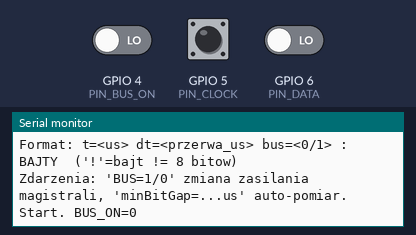
A sketch run on a simulated ESP32-S3. Shown: the last lines printed to the serial monitor. The inputs (shaded band) are chosen by the test bench; at power-on: GPIO 4 (PIN_BUS_ON) LOW, GPIO 5 (PIN_CLOCK) LOW, GPIO 6 (PIN_DATA) LOW.

Above: at 1.2 s.
1.3 s: GPIO 4 (PIN_BUS_ON) driven HIGH
At 2.4 s:
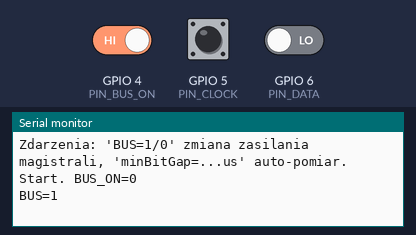
2.8 s: GPIO 4 (PIN_BUS_ON) driven LOW
At 3.6 s:
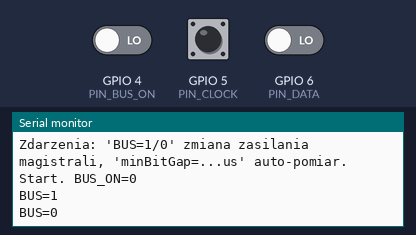
4.3 s: GPIO 5 (PIN_CLOCK) pulsed HIGH 2 times (0.12 s each, 0.3 s apart)
At 5.1 s:
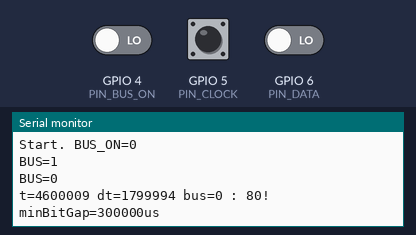
6.4 s: GPIO 5 (PIN_CLOCK) driven HIGH
At 7.6 s:
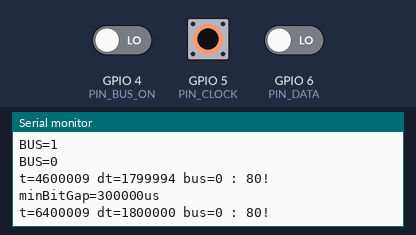

Measured:
- after the input at 1.3 s, the serial monitor: prints a new line at once (image 1)
- after the input at 2.8 s, the serial monitor: prints a new line at once (image 2)
- after the input at 4.3 s, the serial monitor: prints a new line after 0.30 s (image 3)
- after the input at 6.4 s, the serial monitor: prints a new line at once (image 4)

The sketch:

Sniffer_dlaESP32.ino
```cpp
#include <Arduino.h>

// =====================================================================
//  Sony UniLink SPY  v2  (PASYWNY SNIFFER ESP32-S3)
//  Cel: zarejestrowac CALA komunikacje na magistrali tak wiernie jak
//  to mozliwe, z pelnym wykorzystaniem BUS_ON + CLOCK + DATA.
//
//  Co nowego wzgledem v1:
//   - BUS_ON obslugiwany przerwaniem: log zmian stanu + RESYNC ramki
//     przy (re)aktywacji magistrali (czyste granice sesji).
//   - Bufor pierscieniowy + streaming w loop() => nie gubimy bajtow
//     przy dlugich seriach (np. discovery), flaga przepelnienia.
//   - Resynchronizacja ramkowania bajtow po granicy SLOWA (duza przerwa)
//     oraz opcjonalnie po przerwie miedzy-bajtowej => pojedynczy glitch
//     nie rozjezdza calej reszty transmisji.
//   - Czysty, BEZSTRATNY format: jedna RAMKA (slowo) = jedna linia,
//     z timestampem (us), przerwa przed ramka (dt) i znacznikiem '!'
//     dla bajtow zlozonych z liczby bitow != 8 (podejrzane).
//
//  UWAGA: pasywny podsluch. Nie zapomnij o konwerterach napiec 5V->3V3!
// =====================================================================

// --- KONFIGURACJA PINOW ---
#define PIN_BUS_ON 4
#define PIN_CLOCK  5
#define PIN_DATA   6

// --- USTAWIENIA SPRZETOWE (jak w dzialajacym emulatorze) ---
const bool INVERT_DATA = true;
const int  CLOCK_EDGE  = RISING;

// --- PROGI CZASOWE ---
// Bajty w obrebie jednego slowa ida szybko obok siebie (~1 ms miedzy bajtami),
// a slowa (ramki) dzieli duza przerwa (~6 ms). Prog 3 ms czysto je rozdziela.
const unsigned long WORD_GAP_US = 3000;
// Resync ramkowania po przerwie miedzy-bajtowej. 0 = wylaczone (resync tylko
// na granicy slowa, bezpieczne). Ustaw np. 500 DOPIERO po zmierzeniu realnego
// rozstawu bitow (patrz auto-pomiar "minBitGap" wypisywany przy starcie sesji).
const unsigned long BYTE_GAP_US = 0;

// =====================================================================
//  BUFOR PIERSCIENIOWY (producent: ISR, konsument: loop)
// =====================================================================
#define RB_SIZE 2048
volatile uint8_t  rbByte[RB_SIZE];
volatile uint32_t rbGap[RB_SIZE];   // przerwa od poprzedniego bajtu [us]
volatile uint32_t rbTime[RB_SIZE];  // znacznik czasu (micros) zamkniecia bajtu
volatile uint8_t  rbBits[RB_SIZE];  // ile bitow mial bajt (norma 8)
volatile uint16_t rbHead = 0;
volatile uint16_t rbTail = 0;
volatile bool     rbOverflow = false;

// --- Stan dekodera bitow ---
volatile uint8_t  incomingByte = 0;
volatile int      bitIndex = 0;
volatile unsigned long lastEdge  = 0;  // czas ostatniego zbocza zegara
volatile unsigned long lastFinal = 0;  // czas zamkniecia ostatniego bajtu

// --- BUS_ON ---
volatile bool busEventPending = false;
volatile bool busState = false;

// --- Auto-pomiar najkrotszej przerwy miedzy zboczami (rozstaw bitow) ---
volatile uint32_t minEdgeGap = 0xFFFFFFFF;

bool readDataPin() {
  bool val = digitalRead(PIN_DATA);
  return INVERT_DATA ? !val : val;
}

// Makro zamykajace biezacy bajt i wrzucajace go do bufora pierscieniowego.
// Celowo makro (nie osobna funkcja IRAM) - osobna mala funkcja IRAM_ATTR
// wywolywana z ISR powoduje na Xtensa blad linkera
// "dangerous relocation: l32r: literal placed after use".
#define FINALIZE_BYTE(now, bits)                                   \
  do {                                                             \
    uint16_t _next = (uint16_t)((rbHead + 1) % RB_SIZE);           \
    if (_next == rbTail) {                                         \
      rbOverflow = true;                                           \
    } else {                                                       \
      rbByte[rbHead] = incomingByte;                               \
      rbGap[rbHead]  = (uint32_t)((now) - lastFinal);              \
      rbTime[rbHead] = (uint32_t)(now);                            \
      rbBits[rbHead] = (uint8_t)(bits);                            \
      rbHead = _next;                                              \
    }                                                              \
    lastFinal = (now);                                             \
    bitIndex = 0;                                                  \
    incomingByte = 0;                                              \
  } while (0)

// --- PRZERWANIE ZEGARA ---
void IRAM_ATTR onClockEvent() {
  unsigned long now = micros();
  unsigned long edgeGap = now - lastEdge;
  lastEdge = now;

  if (edgeGap < minEdgeGap) minEdgeGap = edgeGap;

  // Resync ramki: jesli mamy niedokonczony bajt, a wlasnie wystapila przerwa
  // wskazujaca granice (slowa lub bajtu), zamykamy go jako podejrzany.
  unsigned long resyncGap = (BYTE_GAP_US > 0) ? BYTE_GAP_US : WORD_GAP_US;
  if (bitIndex > 0 && edgeGap > resyncGap) {
    FINALIZE_BYTE(now, bitIndex); // bits != 8 => oznaczone '!'
  }

  if (readDataPin()) {
    incomingByte |= (1 << (7 - bitIndex));
  } else {
    incomingByte &= ~(1 << (7 - bitIndex));
  }
  bitIndex++;

  if (bitIndex >= 8) {
    FINALIZE_BYTE(now, 8);
  }
}

// --- PRZERWANIE BUS_ON ---
void IRAM_ATTR onBusEvent() {
  busState = digitalRead(PIN_BUS_ON);
  busEventPending = true;
  // (re)aktywacja/zmiana magistrali => czysty restart ramkowania
  bitIndex = 0;
  incomingByte = 0;
  lastEdge = micros();
  lastFinal = lastEdge;
}

void setup() {
  Serial.begin(115200);
  delay(50);
  Serial.println();
  Serial.println("--- Sony UniLink SPY v2 (PASSIVE SNIFFER ESP32-S3) ---");
  Serial.println("Podlacz ESP rownolegle do magistrali. Konwertery napiec 5V->3V3!");
  Serial.println("Format: t=<us> dt=<przerwa_us> bus=<0/1> : BAJTY  ('!'=bajt != 8 bitow)");
  Serial.println("Zdarzenia: 'BUS=1/0' zmiana zasilania magistrali, 'minBitGap=...us' auto-pomiar.");
  Serial.println();

  pinMode(PIN_BUS_ON, INPUT);
  pinMode(PIN_CLOCK, INPUT);
  pinMode(PIN_DATA, INPUT);

  unsigned long t0 = micros();
  lastEdge  = t0;
  lastFinal = t0;
  busState  = digitalRead(PIN_BUS_ON);

  attachInterrupt(digitalPinToInterrupt(PIN_CLOCK), onClockEvent, CLOCK_EDGE);
  attachInterrupt(digitalPinToInterrupt(PIN_BUS_ON), onBusEvent, CHANGE);

  Serial.print("Start. BUS_ON=");
  Serial.println(busState ? 1 : 0);
}

// --- Skladanie bajtow w SLOWA (ramki) i druk ---
static uint8_t  wordBytes[64];
static uint8_t  wordBits[64];
static int      wordLen  = 0;
static uint32_t wordGap  = 0;   // przerwa przed pierwszym bajtem slowa
static uint32_t wordTime = 0;   // czas pierwszego bajtu slowa
static bool     wordBus  = false;

void flushWord() {
  if (wordLen == 0) return;
  Serial.print("t=");
  Serial.print(wordTime);
  Serial.print(" dt=");
  Serial.print(wordGap);
  Serial.print(" bus=");
  Serial.print(wordBus ? 1 : 0);
  Serial.print(" : ");
  for (int i = 0; i < wordLen; i++) {
    if (wordBytes[i] < 0x10) Serial.print("0");
    Serial.print(wordBytes[i], HEX);
    if (wordBits[i] != 8) Serial.print("!"); // bajt podejrzany (resync)
    Serial.print(" ");
  }
  Serial.println();
  wordLen = 0;
}

void loop() {
  // 1) Zdarzenia BUS_ON
  if (busEventPending) {
    noInterrupts();
    busEventPending = false;
    bool s = busState;
    interrupts();
    flushWord();
    Serial.print("BUS=");
    Serial.println(s ? 1 : 0);
  }

  // 2) Przepelnienie bufora
  if (rbOverflow) {
    noInterrupts();
    rbOverflow = false;
    interrupts();
    flushWord();
    Serial.println("!! BUFFER OVERFLOW - utracono bajty (zwieksz RB_SIZE / baud) !!");
  }

  // 3) Drenaz bufora pierscieniowego -> skladanie slow
  while (true) {
    noInterrupts();
    bool empty = (rbTail == rbHead);
    interrupts();
    if (empty) break;

    noInterrupts();
    uint8_t  b = rbByte[rbTail];
    uint32_t g = rbGap[rbTail];
    uint32_t t = rbTime[rbTail];
    uint8_t  bits = rbBits[rbTail];
    rbTail = (uint16_t)((rbTail + 1) % RB_SIZE);
    interrupts();

    // granica slowa?
    if (wordLen > 0 && g >= WORD_GAP_US) flushWord();

    if (wordLen == 0) {
      wordGap  = g;
      wordTime = t;
      wordBus  = digitalRead(PIN_BUS_ON);
    }
    if (wordLen < (int)sizeof(wordBytes)) {
      wordBytes[wordLen] = b;
      wordBits[wordLen]  = bits;
      wordLen++;
    } else {
      // slowo dluzsze niz bufor linii - wypisz i zacznij nowe
      flushWord();
      wordGap = g; wordTime = t; wordBus = digitalRead(PIN_BUS_ON);
      wordBytes[0] = b; wordBits[0] = bits; wordLen = 1;
    }
  }

  // 4) Flush slowa gdy magistrala ucichla
  noInterrupts();
  unsigned long le = lastEdge;
  uint32_t mbg = minEdgeGap;
  interrupts();
  if (wordLen > 0 && (micros() - le) > WORD_GAP_US) {
    flushWord();
    // przy okazji ciszy: raz na jakis czas pokaz zmierzony rozstaw bitow
    static uint32_t lastReported = 0;
    if (mbg != 0xFFFFFFFF && mbg != lastReported) {
      lastReported = mbg;
      Serial.print("minBitGap=");
      Serial.print(mbg);
      Serial.println("us");
    }
  }
}
```
